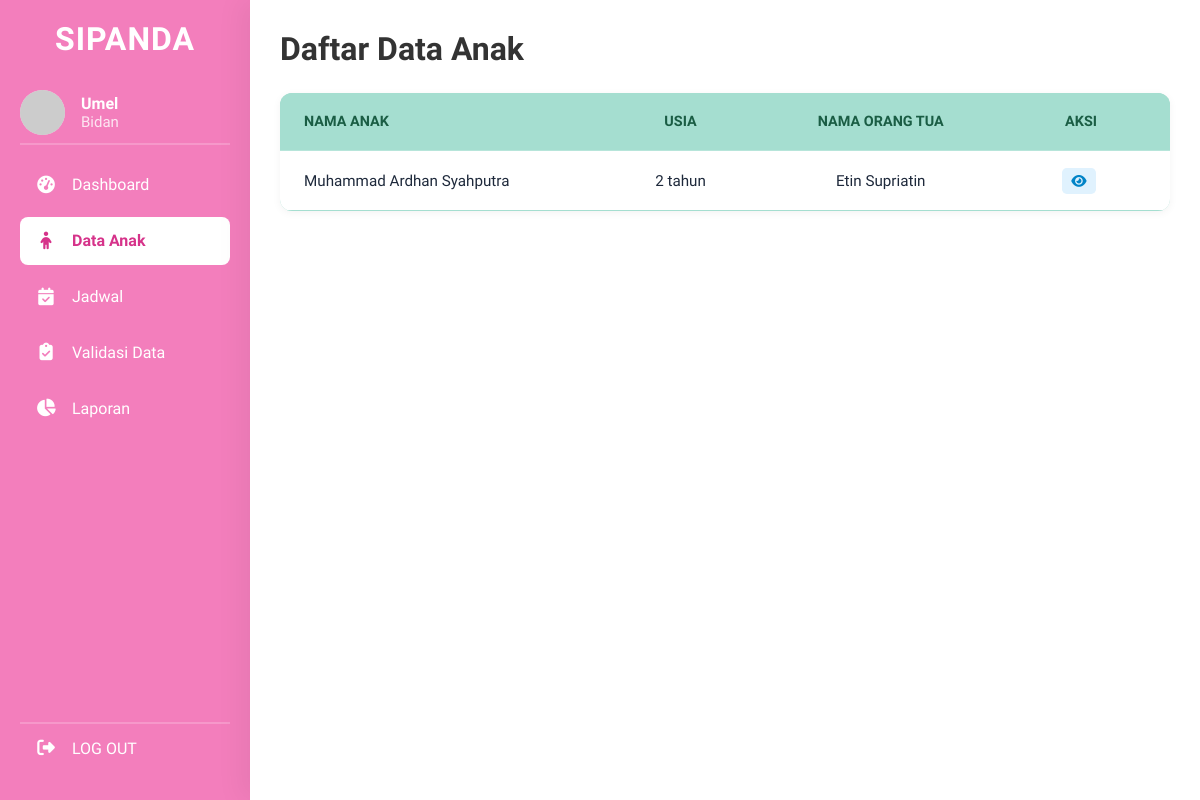
Screenshot of /data_anak_bidan.php (signed in) with the database file from the repository.
### tables this page shows
CREATE TABLE `balita` (
  `id_balita` int(11) NOT NULL,
  `nama_balita` varchar(100) NOT NULL,
  `nik_balita` varchar(16) NOT NULL,
  `tanggal_lahir` date NOT NULL,
  `jenis_kelamin` enum('Laki-laki','Perempuan') NOT NULL,
  `nama_orang_tua` varchar(100) NOT NULL,
  `alamat` text DEFAULT NULL,
  `foto_profil` varchar(255) DEFAULT NULL,
  `id_kader_pendaftar` int(11) DEFAULT NULL,
  `is_active` tinyint(1) NOT NULL DEFAULT 1,
  `created_at` timestamp NOT NULL DEFAULT current_timestamp()
);

### data_anak_bidan.php (the view, shortened to what this page needs)
<?php
require 'config/database.php';
$query_balita = "SELECT id_balita, nama_balita, tanggal_lahir, nama_orang_tua FROM balita ORDER BY nama_balita ASC";
$result_balita = $conn->query($query_balita);
include 'templates/header.php';
function hitungUmur($tanggal_lahir)
{
    $lahir = new DateTime($tanggal_lahir);
    $hari_ini = new DateTime();
    $umur = $hari_ini->diff($lahir);
    if ($umur->y > 0)
        return $umur->y . " tahun";
    elseif ($umur->m > 0)
        return $umur->m . " bulan";
    else
        return $umur->d . " hari";
}
?>
<div class="dashboard-container">
    <aside class="sidebar">
        <div class="sidebar-header">
            <h2>SIPANDA</h2>
        </div>
        <div class="sidebar-user">
            <img src="https://ui-avatars.com/api/?name=<?= urlencode($_SESSION['nama_lengkap']) ?>&background=FBCFE8&color=B42373"
                alt="User Avatar">
            <div class="user-info">
                <h4><?= htmlspecialchars($_SESSION['nama_lengkap']) ?></h4>
                <p><?= htmlspecialchars(ucfirst($_SESSION['role'])) ?></p>
            </div>
        </div>
        <ul class="sidebar-nav">
            <li><a href="dashboard_bidan.php"><i class="fa-solid fa-tachometer-alt"></i> Dashboard</a></li>
            <li><a href="data_anak_bidan.php" class="active"><i class="fa-solid fa-child"></i> Data Anak</a></li>
            <li><a href="jadwal_imunisasi.php"><i class="fa-solid fa-calendar-check"></i> Jadwal</a></li>
            <li><a href="validasi_data.php"><i class="fa-solid fa-clipboard-check"></i> Validasi Data</a></li>
            <li><a href="laporan.php"><i class="fa-solid fa-chart-pie"></i> Laporan</a></li>
        </ul>
        <div class="sidebar-footer">
            <ul class="sidebar-nav">
                <li><a href="<?= BASE_URL ?>/logout.php"><i class="fa-solid fa-right-from-bracket"></i> LOG OUT</a></li>
            </ul>
        </div>
    </aside>
    <main class="main-content">
        <div class="main-header">
            <div style="display: flex; align-items: center;">
                <h1 style="margin: 0;">Daftar Data Anak</h1>
            </div>
        </div>
        <div class="data-table-wrapper">
            <table class="data-table">
                <thead>
                    <tr>
                        <th>Nama Anak</th>
                        <th>Usia</th>
                        <th>Nama Orang Tua</th>
                        <th>Aksi</th>
                    </tr>
                </thead>
                <tbody>
                    <?php if ($result_balita && $result_balita->num_rows > 0): ?>
                        <?php while ($row = $result_balita->fetch_assoc()): ?>
                            <tr>
                                <td><?= htmlspecialchars($row['nama_balita']) ?></td>
                                <td><?= hitungUmur($row['tanggal_lahir']) ?></td>
                                <td><?= htmlspecialchars($row['nama_orang_tua']) ?></td>
                                <td> <a href='detail_anak_bidan.php?id=<?= $row['id_balita'] ?>' class='btn-aksi btn-detail'
                                        title='Lihat Detail'><i class='fa-solid fa-eye'></i></a> </td>
                            </tr>
                        <?php endwhile; ?>
                    <?php else: ?>
                        <tr>
                            <td colspan="4" style="text-align:center;">Belum ada data anak.</td>
                        </tr>
                    <?php endif; ?>
                </tbody>
            </table>
        </div>
    </main>
</div>
<?php if ($conn)
include 'templates/footer.php'; ?>

### assets/css/style.css (style rules this page uses)
* { margin: 0; padding: 0; box-sizing: border-box; }
body { font-family: "Baloo 2", cursive; background-color: white; min-height: 100vh; }

### assets/css/dashboard.css (style rules this page uses)
*, *::before, *::after { box-sizing: border-box; }
body.dashboard-body { display: block; justify-content: normal; align-items: normal; min-height: 100vh; background-color: white; }
.dashboard-container { display: flex; width: 100%; min-height: 100vh; }
.sidebar { width: 250px; background-color: #f37ebc; color: white; display: flex; flex-direction: column; padding: 20px; flex-shrink: 0; box-sizing: border-box; position: sticky; top: 0; height: 100vh; }
.sidebar-header { margin-bottom: 2rem; }
.sidebar-header h2 { font-size: 32px; font-weight: 700; text-align: center; letter-spacing: 1px; }
.sidebar-user { display: flex; align-items: center; margin-bottom: 1rem; padding-bottom: 0.5rem; border-bottom: 2px solid rgba(255, 255, 255, 0.2); }
.sidebar-user img { width: 45px; height: 45px; border-radius: 50%; margin-right: 1rem; background-color: #fbcfe8; }
.user-info h4 { font-size: 1rem; font-weight: 600; margin: 0; }
.user-info p { font-size: 15px; margin: 0; opacity: 0.8; }
.sidebar-nav { list-style: none; padding: 0; margin: 0; flex-grow: 1; }
.sidebar-nav li { margin-bottom: 0.5rem; }
.sidebar-nav a { display: flex; align-items: center; padding: 0.9rem 1rem; border-radius: 0.5rem; text-decoration: none; color: white; font-weight: 500; transition: background-color 0.2s ease; }
.sidebar-nav a i { width: 20px; margin-right: 1rem; font-size: 1.1rem; text-align: center; }
.sidebar-nav a.active { background-color: white; color: #d6338a; font-weight: 600; }
.sidebar-footer { margin-top: 0.5rem; border-top: 2px solid rgba(255, 255, 255, 0.2); }
.main-content { flex-grow: 1; padding: 1.5rem 2rem; background-color: #ffffff; box-shadow: -10px 0 25px rgba(0, 0, 0, 0.05); z-index: 10; }
.main-header { display: flex; justify-content: flex-start; align-items: center; margin-bottom: 0.5rem; }
.main-header h1 { font-size: 2rem; font-weight: 700; color: #333333; }
.data-table-wrapper { width: 100%; overflow-x: auto; border-radius: 0.75rem; overflow: hidden; background-color: #a5ded0; box-shadow: 0 2px 8px rgba(0, 0, 0, 0.05); }
.data-table { width: 100%; border-collapse: collapse; background-color: transparent; }
.data-table th, .data-table td { padding: 1.25rem; text-align: center; border-bottom: 1px solid #a5ded0; }
.data-table th { background-color: #a5ded0; color: #1a5d44; font-size: 0.9rem; text-transform: uppercase; font-weight: 800; border-bottom: 2px solid rgba(255, 255, 255, 0.2); }
.data-table td { background-color: #ffffff; font-size: 0.95rem; color: #1e293b; transition: background-color 0.2s; }
.data-table th:nth-child(1), .data-table td:nth-child(1) { width: 35%; text-align: left; padding-left: 1.5rem; }
.data-table th:nth-child(2), .data-table td:nth-child(2) { width: 20%; text-align: center; }
.data-table th:nth-child(3), .data-table td:nth-child(3) { width: 25%; text-align: center; }
.data-table th:nth-child(4), .data-table td:nth-child(4) { width: 20%; text-align: center; }
.btn-aksi { text-decoration: none; padding: 0.3rem 0.6rem; border-radius: 0.3rem; margin-right: 0.25rem; font-size: 0.85rem; }
.btn-aksi.btn-detail { background-color: #e0f2fe; color: #0284c7; }
* { transition: all 0.2s ease-in-out; }
.main-content { padding: 30px; }
.main-header { display: flex; justify-content: space-between; align-items: center; margin-bottom: 25px; }

### rows the page displays
balita: nama_balita "Muhammad Ardhan Syahputra", tanggal_lahir "2 tahun", nama_orang_tua "Etin Supriatin"

### other values shown
$_SESSION['nama_lengkap'] "Umel"
$_SESSION['role'] "Bidan"
